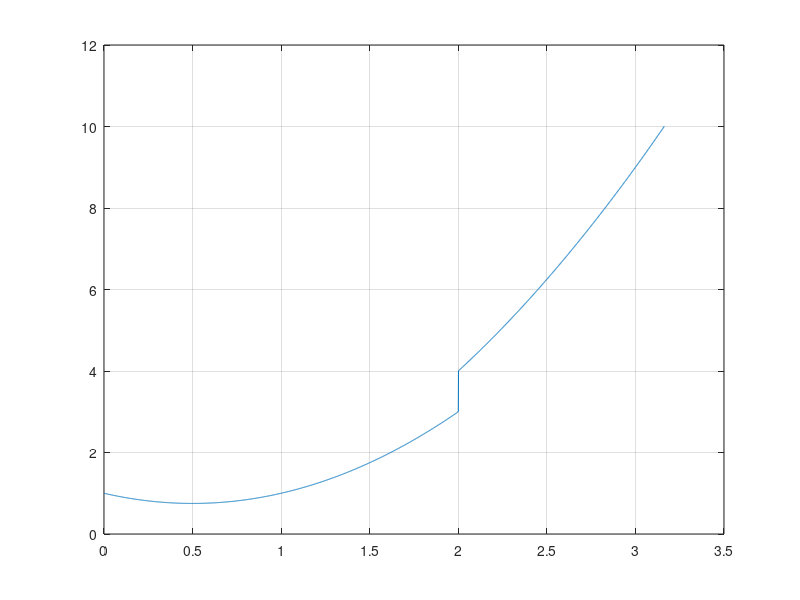

Source code (MATLAB):
%This programs plot a sinus function y = A*t^2+B
%The time t goes y reaches a certain value = 10
%The parameter A is fixed at 1
%The parameter B reduces linearly from 1 to 0 in the first 2 seconds and
%then remains = 0
%The program begins
%Close all old plots
close all;
%Clear memory
clear;
%Set parameters
A=1; %Frequency
B_initial=1; %Initial value of B
t_Zero=2; %Time when B becomes zero
yMax=10; %Max value of y
%Do a while loop
h=0.001; %Step period
i=1; %Initialize counter
t=0; %Initialize time
y=B_initial; %Initialize y
while y<yMax
    if t<=t_Zero
        B=B_initial*(1-t);
    else
        B=0;
    end;
    y=A*t^2+B;
    %Save data for plotting
    tPlot(i)=t;
    yPlot(i)=y;
    BPlot(i)=B;
    %Increase time
    t=t+h;
    %Increase counter
    i=i+1;
end;
%Plot
plot(tPlot,yPlot);
grid;
% figure;
% plot(tPlot,BPlot);
% grid;